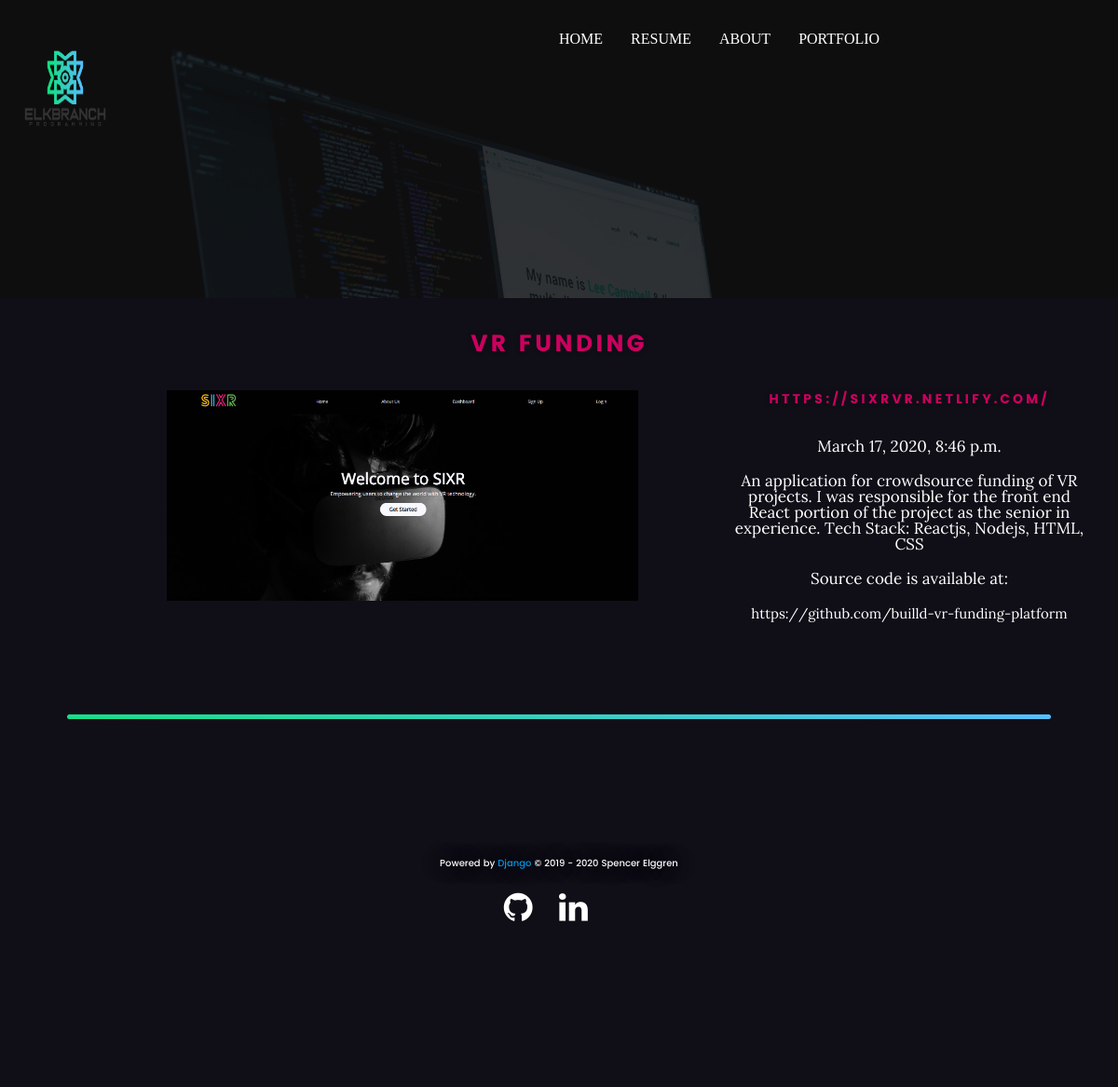
The page /portfolio/4/ on the database its author committed.
### main/models.py (models this page shows, shortened)
class Portfolio(models.Model):
    title = models.CharField(max_length=80)
    sub = models.CharField(max_length=40, null=True, blank=True)
    body = models.TextField()
    link = models.URLField(null=True, blank=True)
    pic = models.ImageField(upload_to='portfolio/')
    pub = models.DateTimeField(auto_now=False)
    draft = models.BooleanField(default=False)

### main/views.py (the view)
# urls.py: path("portfolio/<int:id>/", portfolio_detail, name="portfolio_detail"),
def portfolio_detail(request,id):
    portfolio = Portfolio.objects.get(id=id)
    return render(request, 'portfolio_detail.html', {'portfolio': portfolio})

### templates/portfolio_detail.html (shortened to what this page needs)
{% extends 'base.html' %}
{% load static %}
{% load compress %}
{% block content %}
{% compress css %}
<link rel="stylesheet" href="{% static 'app/css/portfolio.css' %}">
{% endcompress %}
<section id="details-intro">
     <div class="details-overlay"></div>
</section>
<section id="details">
    <div class="details">
<h1>{{ portfolio.title }}</h1>
<div class="row">
    <div class="col-md-8">
        <img class="details-img" src="{{ portfolio.pic.url }}" alt="portfolio image" width="100">
    </div>
    <div class="col-md-4">
        <h5>{{ portfolio.sub }}</h5>
        <p>{{ portfolio.pub }}</p>
        <p>{{ portfolio.body }}</p>
        <p>Source code is available at:</p>
        <p><a href="{{ portfolio.link }}">{{ portfolio.link }}</a></p>
    </div>
</div>
</div>
</section>
{% endblock %}

### main/static/app/css/base.css (style rules this page uses)
html, body { height: 100%; }
body { font-family: "lora-regular", serif; font-size: 1.7rem; line-height: 3rem; color: #6e6e6e; }
.row { margin:auto; }
footer, section { display: block; }

### main/static/app/css/portfolio.css (style rules this page uses)
html { font-size: 62.5%; box-sizing: border-box; }
*, *::before, *::after { box-sizing: inherit; }
body { background:#100e17; font-weight: normal; line-height: 1; text-rendering: optimizeLegibility; word-wrap: break-word; -webkit-overflow-scrolling: touch; -webkit-text-size-adjust: none; }
body, input, button { -moz-osx-font-smoothing: grayscale; -webkit-font-smoothing: antialiased; }
img, video { max-width: 100%; height: auto; }
div, dl, dt, dd, ul, ol, li, h1, h2, h3, h4, h5, h6, pre, form, p, blockquote, th, td { margin: 0; padding: 0; }
h1, h2, h3, h4, h5, h6 { -webkit-font-variant-ligatures: common-ligatures; -moz-font-variant-ligatures: common-ligatures; font-variant-ligatures: common-ligatures; text-rendering: optimizeLegibility; }
a { text-decoration: none; line-height: inherit; }
.row { width: 94%; max-width: 1140px; margin: 0 auto; }
.row:before, .row:after { content: ""; display: table; }
.row:after { clear: both; }
[class*="col-"], .bgrid { float: left; }
[class*="col-"] { padding: 0 20px; }
#details-intro { background:#100e17 url("../img/bg1.jpg") no-repeat ; -webkit-background-size: cover; -moz-background-size: cover; background-size: cover; background-attachment:fixed; width: 100%; height:40vh; position: relative; }
.details-overlay { position: absolute; top: 0; left: 0; width: 100%; height: 100%; background: #111111; opacity: .85; }
.details { position:relative; width:100%; margin-bottom:8rem; text-align:center; }
.details h1 { color: #cc005f; font-family: "poppins-bold", sans-serif; font-size: 2.5rem; line-height: 1.565; margin:auto; padding-top:3rem; padding-bottom:3rem; text-transform: uppercase; letter-spacing: .3rem; text-shadow: 0 0 6px rgba(0, 0, 0, 0.2); }
.col-md-8 { position:relative; padding-left:6rem; padding-right:6rem; }
.details-img { width:80%; margin-left:4rem; }
.col-md-4 { padding:0; }
.col-md-4 p { color:white; margin-bottom:2rem; }
.col-md-4 h5 { color: #cc005f; font-family: "poppins-bold", sans-serif; font-size: 1.4rem; line-height: 1.565; margin:auto; margin-bottom:3rem; text-transform: uppercase; letter-spacing: .3rem; text-shadow: 0 0 6px rgba(0, 0, 0, 0.2); }
.col-md-4 a { text-decoration:none; font-size:1.5rem; color:white; }

### rows shown on the page
Portfolio: title "VR FUNDING", pic (picture), sub "HTTPS://SIXRVR.NETLIFY.COM/", pub "March 17, 2020, 8:46 p.m.", body "An application for crowdsource funding of VR projects. I was responsible for the front end React portion of the project as the senior in experience. Tech Stack: Reactjs, Nodejs, HTML, CSS", link "https://github.com/builld-vr-funding-platform"
